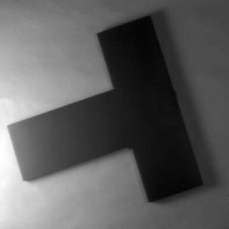
#> input picture assignment2/hough1.png, 229 x 229 px
$ python Q1.py
#> lines starting #> are read from the running program, lines starting #| are printed output that depends on the picture; after the words box and inside, x2 and y2 are one past the last pixel; in counts of white or black regions, pixels touching at a corner belong together
import cv2
import numpy as np
import matplotlib.pyplot as plt
import matplotlib.lines as mlines


def line_detection_hough(image, edge_image, threshold=30):
  height, width = np.shape(edge_image)
  height_half, width_half = height / 2, width / 2
  d = np.sqrt(height**2 + width**2)
  thetas = np.arange(0, 180, step=1)
  rhos = np.arange(-d, d, step=1)
  cos_thetas = np.cos(np.deg2rad(thetas))
  sin_thetas = np.sin(np.deg2rad(thetas))
  matrix = np.zeros((len(rhos), len(thetas)))
  cv2.imshow("original image", image)
  cv2.imshow("edge",edge_image)
  figure = plt.figure(figsize=(12, 12))

  subplot1 = figure.add_subplot(1, 2, 1)
  subplot1.set_facecolor((0, 0, 0))
  subplot2 = figure.add_subplot(1, 2, 2)
  subplot2.imshow(image)
  for y in range(height):
    for x in range(width):
      if edge_image[y][x] != 0:
        edge_point = [y - height_half, x - width_half]
        ys, xs = [], []
        for theta_idx in range(len(thetas)):
          rho = (edge_point[1] * cos_thetas[theta_idx]) + (edge_point[0] * sin_thetas[theta_idx])
          theta = thetas[theta_idx]
          a=np.abs(rhos - rho)
          rho_idx = np.argmin(a)
          matrix[rho_idx][theta_idx] += 1
          ys.append(rho)
          xs.append(theta)
        subplot1.plot(xs, ys, color="red", alpha=0.05)

  for y in range(matrix.shape[0]):
    for x in range(matrix.shape[1]):
      if matrix[y][x] > threshold:
        rho = rhos[y]
        theta = thetas[x]
        a = np.cos(np.deg2rad(theta))
        b = np.sin(np.deg2rad(theta))
        x0 = (a * rho) + width_half
        y0 = (b * rho) + height_half
        x1 = int(x0 + 1000 * (-b))
        y1 = int(y0 + 1000 * (a))
        x2 = int(x0 - 1000 * (-b))
        y2 = int(y0 - 1000 * (a))
        subplot1.plot([theta], [rho], marker='*', color="white")
        subplot2.add_line(mlines.Line2D([x1, x2], [y1, y2]))
  subplot1.invert_yaxis()
  subplot1.invert_xaxis()

  subplot1.title.set_text("Hough Space")
  subplot2.title.set_text("Detected Lines")
  plt.show()


image = cv2.imread("hough1.png")
#> image is the input picture: shape (229, 229, 3); min 2, max 255, mean 93.1
edge_image = cv2.cvtColor(image, cv2.COLOR_BGR2GRAY)
edge_image = cv2.GaussianBlur(edge_image, (3, 3), 1)
edge_image = cv2.Canny(edge_image, 73, 150)
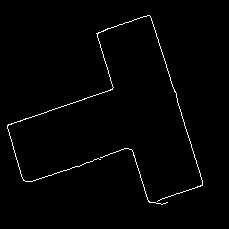
#> edge_image: shape (229, 229); 1.3% white in thin lines or dots, all inside (x1, y1, x2, y2) = (7, 15, 203, 205)
line_detection_hough(image, edge_image)
#> after the loop in line_detection_hough, `for y in range(height):`:
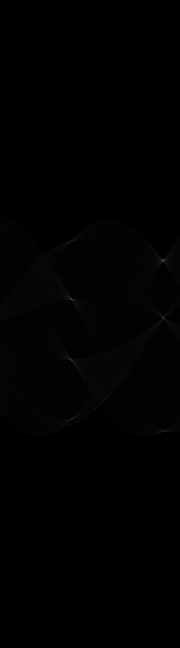
#> matrix: shape (648, 180) float64; min 0, max 112, mean 1
#> in line_detection_hough, `plt.show()`:
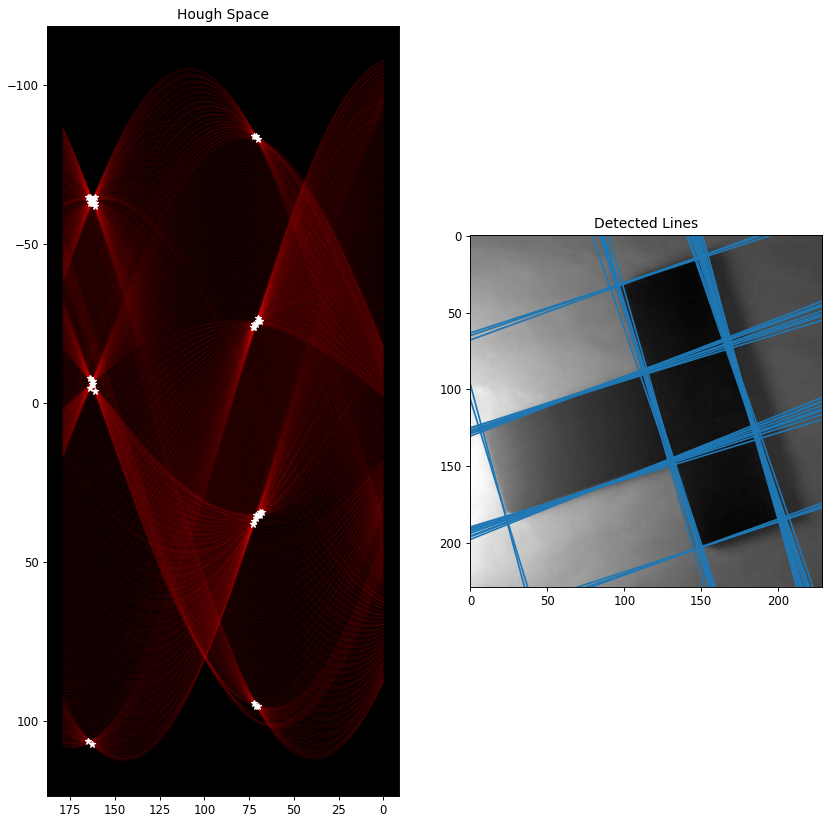
#> figure drawn by matplotlib, 2 panels; panel 1: curve peaks at x = 0, y = 32.5; panel 1: curve peaks at x = 0, y = 33.5; panel 1: curve peaks at x = 0, y = 34.5
cv2.waitKey()
